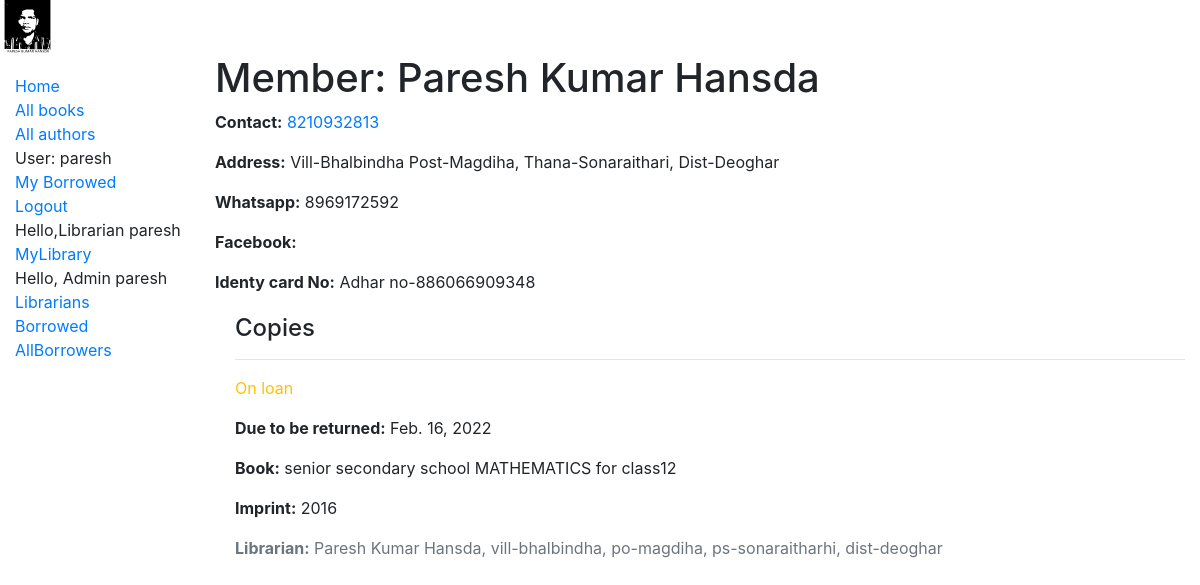
Page /catalog/borrower/1 (signed in) on the committed database.
### catalog/models.py (models this page shows, shortened)
class Borrower(models.Model):
    django_id=models.OneToOneField(User, on_delete=models.RESTRICT, null=True, blank=True)
    identy=models.CharField(max_length=200)
    contact_no=models.CharField(max_length=100)
    facebook=models.CharField(max_length=200)
    whatsapp=models.CharField(max_length=200)
    name=models.CharField(max_length=200)
    address=models.CharField(max_length=200)

class BookInstance(models.Model):
    id = models.UUIDField(primary_key=True, default=uuid.uuid4, help_text='Unique ID for this particular book across whole library')
    book = models.ForeignKey('Book', on_delete=models.RESTRICT, null=True)
    imprint = models.CharField(max_length=200)
    due_back = models.DateField(null=True, blank=True)
    LOAN_STATUS = (
        ('m', 'Maintenance'),
        ('o', 'On loan'),
        ('a', 'Available'),
        ('r', 'Reserved'),
    )
    status = models.CharField(
        max_length=1,
        choices=LOAN_STATUS,
        blank=True,
        default='m',
        help_text='Book availability',
    )
    class Meta:
        ordering = ['due_back']
        permissions = (("can_mark_returned", "Set book as returned"),)
    borrower = models.ForeignKey(Borrower, on_delete=models.SET_NULL, null=True, blank=True)
    librarian = models.ForeignKey(Librarian,on_delete=models.PROTECT,editable=False, null=True,blank=False)
    issuer=models.ForeignKey(Librarian,on_delete=models.PROTECT,editable=True,related_name="issue_by",blank=True,null=True)

class Book(models.Model):
    title = models.CharField(max_length=200)
    author = models.ForeignKey('Author', on_delete=models.SET_NULL, null=True)
    summary = models.TextField(max_length=1000, help_text='Enter a brief description of the book')
    isbn = models.CharField('ISBN', max_length=13, unique=True,
                             help_text='13 Character <a href="https://www.isbn-international.org/content/what-isbn">ISBN number</a>')
    genre = models.ManyToManyField(Genre, help_text='Select a genre for this book')
    language = models.ManyToManyField(Language, help_text='Select a language for this book')
    def __str__(self):
        return self.title
    def display_genre(self):
        """Create a string for the Genre. This is required to display genre in Admin."""
        return ', '.join(genre.name for genre in self.genre.all()[:3])
    display_genre.short_description = 'Genre'
    def display_language(self):
        """Create a string for the Genre. This is required to display genre in Admin."""
        return ', '.join(language.name for language in self.language.all()[:3])
    display_language.short_description = 'Language'

class Librarian(models.Model):
    django_id=models.OneToOneField(User, on_delete=models.RESTRICT, null=True)
    identy=models.CharField(max_length=200)
    contact_no=models.CharField(max_length=100)
    facebook=models.CharField(max_length=200)
    whatsapp=models.CharField(max_length=200)
    name=models.CharField(max_length=200)
    address=models.CharField(max_length=200)
    def __str__(self):
        return f'{self.name}, {self.address}'

### catalog/views.py (the view)
# urls.py: path('borrower/<int:pk>', views.BorrowerDetailView.as_view(), name='borrower-detail'),
class BorrowerDetailView(UserPassesTestMixin,generic.DetailView):
    model = Borrower
    def test_func(self):
        return self.request.user.is_staff

### catalog/templates/catalog/borrower_detail.html (shortened to what this page needs)
{% extends "base_generic.html" %}
{% block content %}
  <h1>Member: {{ borrower.name }}</h1>
  <p><strong>Contact:</strong> <a href="">{{ borrower.contact_no }}</a></p>
  <p><strong>Address:</strong> {{ borrower.address }}</p>
  <p><strong>Whatsapp:</strong> {{ borrower.whatsapp }}</p>
  <p><strong>Facebook:</strong> {{ person.facebook }}</p>
  <p><strong>Identy card No:</strong> {{ borrower.identy}}</p>
  <div style="margin-left:20px;margin-top:20px">
    <h4>Copies</h4>
    {% for copy in borrower.bookinstance_set.all %}
      <hr>
      <p class="{% if copy.status == 'a' %}text-success{% elif copy.status == 'm' %}text-danger{% else %}text-warning{% endif %}">
        {{ copy.get_status_display }}
      </p>
      {% if copy.status != 'a' %}
        <p><strong>Due to be returned:</strong> {{ copy.due_back }}</p>
        <p><strong>Book:</strong> {{ copy.book }}</p>
      {% endif %}
      <p><strong>Imprint:</strong> {{ copy.imprint }}</p>
      <p class="text-muted"><strong>Librarian:</strong> {{ copy.librarian }}</p>
    {% endfor %}
  </div>
{% endblock %}

### catalog/templates/base_generic.html (shortened to what this page needs)
<!DOCTYPE html>
<html lang="en">
<head>
  <link rel="stylesheet" href="https://cdn.jsdelivr.net/npm/bootstrap@4.5.3/dist/css/bootstrap.min.css">
  {% load static %}
  <link rel="stylesheet" href="{% static 'css/style.css' %}">
  <img src="{% static 'catalog/pkh.svg' %}" alt="paresh" style="width:55px;height:54px;">
</head>
<body>
  <div class="container-fluid">
    <div class="row">
      <div class="col-sm-2">
      {% block sidebar %}
        <ul class="sidebar-nav">
          <li><a href="{% url 'index' %}">Home</a></li>
          <li><a href="{% url 'books'%}">All books</a></li>
          <li><a href="{% url 'authors'%}">All authors</a></li>
   {% if user.is_authenticated %}
     <li>User: {{ user.get_username }}</li>
     <li><a href="{% url 'my-borrowed' %}">My Borrowed</a></li>
     <li><a href="{% url 'logout'%}?next={{request.path}}">Logout</a></li>
   {% else %}
     <li><a href="{% url 'login'%}?next={{request.path}}">Login</a></li>
   {% endif %}
{% if user.is_staff %}
<li>Hello,Librarian {{ user.get_username }}</li>
<li><a href="{% url "my-loaned" %}">MyLibrary</a></li>
{% if user.is_superuser %}
<li>Hello, Admin {{ user.get_username }}</li>
<li><a href="{% url "librarians" %}">Librarians </a></li>
<li><a href="{% url "all-borrowed" %}">Borrowed</a></li>
<li><a href="{% url "borrowers" %}">AllBorrowers </a></li>
{% endif %}
{% else %}
<li><p>Contact staff</p></li>
{% endif %}
</ul>
     {% endblock %}
      </div>
      <div class="col-sm-10 ">{% block content %}{% endblock %}</div>
    </div>
  </div>
</body>
</html>

### catalog/static/css/style.css (style rules this page uses)
.sidebar-nav { margin-top: 20px; padding: 0; list-style: none; }

### rows in the picture
Borrower: name "Paresh Kumar Hansda", contact_no "8210932813", address "Vill-Bhalbindha Post-Magdiha, Thana-Sonaraithari, Dist-Deoghar", whatsapp "8969172592", identy "Adhar no-886066909348"
BookInstance: status "On loan", due_back "Feb. 16, 2022", book "senior secondary school MATHEMATICS for class12", imprint "2016", librarian "Paresh Kumar Hansda, vill-bhalbindha, po-magdiha, ps-sonaraitharhi, dist-deoghar"

### other values in the picture
{{ user.get_username }} "paresh"
